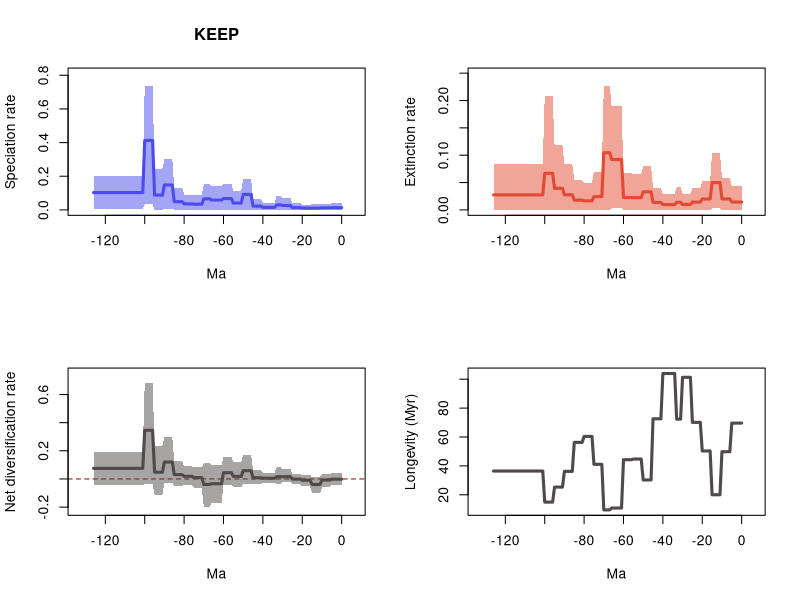

The R source for this figure:
# 20 files combined:
# 	../Results/Genus_NS/5_MA_bins_EXT_EP/pyrate_mcmc_logs/Occ_gn_Squali_NS_10_G_KEEP_BDS_marginal_rates.log
# 	../Results/Genus_NS/5_MA_bins_EXT_EP/pyrate_mcmc_logs/Occ_gn_Squali_NS_11_G_KEEP_BDS_marginal_rates.log
# 	../Results/Genus_NS/5_MA_bins_EXT_EP/pyrate_mcmc_logs/Occ_gn_Squali_NS_12_G_KEEP_BDS_marginal_rates.log
# 	../Results/Genus_NS/5_MA_bins_EXT_EP/pyrate_mcmc_logs/Occ_gn_Squali_NS_13_G_KEEP_BDS_marginal_rates.log
# 	../Results/Genus_NS/5_MA_bins_EXT_EP/pyrate_mcmc_logs/Occ_gn_Squali_NS_14_G_KEEP_BDS_marginal_rates.log
# 	../Results/Genus_NS/5_MA_bins_EXT_EP/pyrate_mcmc_logs/Occ_gn_Squali_NS_15_G_KEEP_BDS_marginal_rates.log
# 	../Results/Genus_NS/5_MA_bins_EXT_EP/pyrate_mcmc_logs/Occ_gn_Squali_NS_16_G_KEEP_BDS_marginal_rates.log
# 	../Results/Genus_NS/5_MA_bins_EXT_EP/pyrate_mcmc_logs/Occ_gn_Squali_NS_17_G_KEEP_BDS_marginal_rates.log
# 	../Results/Genus_NS/5_MA_bins_EXT_EP/pyrate_mcmc_logs/Occ_gn_Squali_NS_18_G_KEEP_BDS_marginal_rates.log
# 	../Results/Genus_NS/5_MA_bins_EXT_EP/pyrate_mcmc_logs/Occ_gn_Squali_NS_19_G_KEEP_BDS_marginal_rates.log
# 	../Results/Genus_NS/5_MA_bins_EXT_EP/pyrate_mcmc_logs/Occ_gn_Squali_NS_1_G_KEEP_BDS_marginal_rates.log
# 	../Results/Genus_NS/5_MA_bins_EXT_EP/pyrate_mcmc_logs/Occ_gn_Squali_NS_20_G_KEEP_BDS_marginal_rates.log
# 	../Results/Genus_NS/5_MA_bins_EXT_EP/pyrate_mcmc_logs/Occ_gn_Squali_NS_2_G_KEEP_BDS_marginal_rates.log
# 	../Results/Genus_NS/5_MA_bins_EXT_EP/pyrate_mcmc_logs/Occ_gn_Squali_NS_3_G_KEEP_BDS_marginal_rates.log
# 	../Results/Genus_NS/5_MA_bins_EXT_EP/pyrate_mcmc_logs/Occ_gn_Squali_NS_4_G_KEEP_BDS_marginal_rates.log
# 	../Results/Genus_NS/5_MA_bins_EXT_EP/pyrate_mcmc_logs/Occ_gn_Squali_NS_5_G_KEEP_BDS_marginal_rates.log
# 	../Results/Genus_NS/5_MA_bins_EXT_EP/pyrate_mcmc_logs/Occ_gn_Squali_NS_6_G_KEEP_BDS_marginal_rates.log
# 	../Results/Genus_NS/5_MA_bins_EXT_EP/pyrate_mcmc_logs/Occ_gn_Squali_NS_7_G_KEEP_BDS_marginal_rates.log
# 	../Results/Genus_NS/5_MA_bins_EXT_EP/pyrate_mcmc_logs/Occ_gn_Squali_NS_8_G_KEEP_BDS_marginal_rates.log
# 	../Results/Genus_NS/5_MA_bins_EXT_EP/pyrate_mcmc_logs/Occ_gn_Squali_NS_9_G_KEEP_BDS_marginal_rates.log

# 95% HPDs calculated using code from Biopy (https://www.cs.auckland.ac.nz/~yhel002/biopy/)

pdf(file='../Results/Genus_NS/5_MA_bins_EXT_EP/pyrate_mcmc_logs/Occ_gn_Squali_NS_10_G_KEEP_BDS_marginal_rates_RTT.pdf',width=10.8, height=8.4)
par(mfrow=c(2,2))
library(scales)
L_hpd_m95=c(4.5317022e-07, 4.5317022e-07,4.5317022e-07,4.5317022e-07,4.5317022e-07,4.5317022e-07,1.433222989e-06,1.433222989e-06,1.433222989e-06,1.433222989e-06,1.433222989e-06,1.100230312e-06,1.100230312e-06,1.100230312e-06,1.100230312e-06,1.100230312e-06,5.64371886e-07,5.64371886e-07,5.64371886e-07,5.64371886e-07,5.64371886e-07,2.780707826e-06,2.780707826e-06,2.780707826e-06,2.780707826e-06,2.780707826e-06,3.824522109e-06,3.824522109e-06,3.824522109e-06,3.824522109e-06,3.824522109e-06,8.10111359e-07,8.10111359e-07,8.10111359e-07,3.16123473e-07,3.16123473e-07,3.16123473e-07,3.16123473e-07,3.16123473e-07,3.16123473e-07,3.16123473e-07,3.75608155e-07,3.75608155e-07,3.75608155e-07,3.75608155e-07,3.75608155e-07,0.00034589036961,0.00034589036961,0.00034589036961,0.00034589036961,0.00034589036961,5.676327283e-06,5.676327283e-06,5.676327283e-06,5.676327283e-06,5.676327283e-06,8.2245657235e-05,8.2245657235e-05,8.2245657235e-05,8.2245657235e-05,8.2245657235e-05,2.597011808e-06,2.597011808e-06,2.597011808e-06,2.597011808e-06,2.597011808e-06,2.597011808e-06,5.4363803077e-05,5.4363803077e-05,5.4363803077e-05,5.4363803077e-05,1.343275616e-06,1.343275616e-06,1.343275616e-06,1.343275616e-06,1.343275616e-06,2.140700523e-06,2.140700523e-06,2.140700523e-06,2.140700523e-06,2.140700523e-06,5.657958616e-06,5.657958616e-06,5.657958616e-06,5.657958616e-06,5.657958616e-06,0.006430195643198,0.006430195643198,0.006430195643198,0.006430195643198,0.006430195643198,3.786311161e-06,3.786311161e-06,3.786311161e-06,3.786311161e-06,3.786311161e-06,0.032097096425236,0.032097096425236,0.032097096425236,0.032097096425236,0.032097096425236,0.005680621865824,0.005680621865824,0.005680621865824,0.005680621865824,0.005680621865824,0.005680621865824,0.005680621865824,0.005680621865824,0.005680621865824,0.005680621865824,0.005680621865824,0.005680621865824,0.005680621865824,0.005680621865824,0.005680621865824,0.005680621865824,0.005680621865824,0.005680621865824,0.005680621865824,0.005680621865824,0.005680621865824,0.005680621865824,0.005680621865824,0.005680621865824,0.005680621865824,0.005680621865824)
L_hpd_M95=c(0.038618180221029, 0.038618180221029,0.038618180221029,0.038618180221029,0.038618180221029,0.038618180221029,0.036574850526525,0.036574850526525,0.036574850526525,0.036574850526525,0.036574850526525,0.032471392630222,0.032471392630222,0.032471392630222,0.032471392630222,0.032471392630222,0.031022384413155,0.031022384413155,0.031022384413155,0.031022384413155,0.031022384413155,0.039226090869931,0.039226090869931,0.039226090869931,0.039226090869931,0.039226090869931,0.068920784631697,0.068920784631697,0.068920784631697,0.068920784631697,0.068920784631697,0.083240065780046,0.083240065780046,0.083240065780046,0.04348634158331,0.04348634158331,0.04348634158331,0.04348634158331,0.04348634158331,0.04348634158331,0.04348634158331,0.066158055312398,0.066158055312398,0.066158055312398,0.066158055312398,0.066158055312398,0.183987108367773,0.183987108367773,0.183987108367773,0.183987108367773,0.183987108367773,0.114011715251301,0.114011715251301,0.114011715251301,0.114011715251301,0.114011715251301,0.154503981889468,0.154503981889468,0.154503981889468,0.154503981889468,0.154503981889468,0.140067945785693,0.140067945785693,0.140067945785693,0.140067945785693,0.140067945785693,0.140067945785693,0.155032973444557,0.155032973444557,0.155032973444557,0.155032973444557,0.087958843074392,0.087958843074392,0.087958843074392,0.087958843074392,0.087958843074392,0.090947691552426,0.090947691552426,0.090947691552426,0.090947691552426,0.090947691552426,0.131852111480311,0.131852111480311,0.131852111480311,0.131852111480311,0.131852111480311,0.301345832957541,0.301345832957541,0.301345832957541,0.301345832957541,0.301345832957541,0.245776744687774,0.245776744687774,0.245776744687774,0.245776744687774,0.245776744687774,0.736796516355289,0.736796516355289,0.736796516355289,0.736796516355289,0.736796516355289,0.198644714857121,0.198644714857121,0.198644714857121,0.198644714857121,0.198644714857121,0.198644714857121,0.198644714857121,0.198644714857121,0.198644714857121,0.198644714857121,0.198644714857121,0.198644714857121,0.198644714857121,0.198644714857121,0.198644714857121,0.198644714857121,0.198644714857121,0.198644714857121,0.198644714857121,0.198644714857121,0.198644714857121,0.198644714857121,0.198644714857121,0.198644714857121,0.198644714857121,0.198644714857121)
M_hpd_m95=c(4.063105221e-06, 4.063105221e-06,4.063105221e-06,4.063105221e-06,4.063105221e-06,4.063105221e-06,1.039180564e-06,1.039180564e-06,1.039180564e-06,1.039180564e-06,1.039180564e-06,0.002647532299893,0.002647532299893,0.002647532299893,0.002647532299893,0.002647532299893,2.58244646e-07,2.58244646e-07,2.58244646e-07,2.58244646e-07,2.58244646e-07,2.26146725e-07,2.26146725e-07,2.26146725e-07,2.26146725e-07,2.26146725e-07,1.06490012e-07,1.06490012e-07,1.06490012e-07,1.06490012e-07,1.06490012e-07,2.34062452e-07,2.34062452e-07,2.34062452e-07,2.7224089e-08,2.7224089e-08,2.7224089e-08,2.7224089e-08,2.7224089e-08,2.7224089e-08,2.7224089e-08,9.28372745e-07,9.28372745e-07,9.28372745e-07,9.28372745e-07,9.28372745e-07,3.12748579e-07,3.12748579e-07,3.12748579e-07,3.12748579e-07,3.12748579e-07,1.878789239e-06,1.878789239e-06,1.878789239e-06,1.878789239e-06,1.878789239e-06,2.278066001e-06,2.278066001e-06,2.278066001e-06,2.278066001e-06,2.278066001e-06,0.002592354480086,0.002592354480086,0.002592354480086,0.002592354480086,0.002592354480086,0.002592354480086,3.3692051996e-05,3.3692051996e-05,3.3692051996e-05,3.3692051996e-05,7.63101018e-07,7.63101018e-07,7.63101018e-07,7.63101018e-07,7.63101018e-07,3.88514601e-07,3.88514601e-07,3.88514601e-07,3.88514601e-07,3.88514601e-07,8.17110594e-07,8.17110594e-07,8.17110594e-07,8.17110594e-07,8.17110594e-07,6.4041528e-07,6.4041528e-07,6.4041528e-07,6.4041528e-07,6.4041528e-07,5.7302665e-07,5.7302665e-07,5.7302665e-07,5.7302665e-07,5.7302665e-07,1.764691795e-06,1.764691795e-06,1.764691795e-06,1.764691795e-06,1.764691795e-06,6.03560714e-07,6.03560714e-07,6.03560714e-07,6.03560714e-07,6.03560714e-07,6.03560714e-07,6.03560714e-07,6.03560714e-07,6.03560714e-07,6.03560714e-07,6.03560714e-07,6.03560714e-07,6.03560714e-07,6.03560714e-07,6.03560714e-07,6.03560714e-07,6.03560714e-07,6.03560714e-07,6.03560714e-07,6.03560714e-07,6.03560714e-07,6.03560714e-07,6.03560714e-07,6.03560714e-07,6.03560714e-07,6.03560714e-07)
M_hpd_M95=c(0.042791733022991, 0.042791733022991,0.042791733022991,0.042791733022991,0.042791733022991,0.042791733022991,0.05831293127954,0.05831293127954,0.05831293127954,0.05831293127954,0.05831293127954,0.104200964991358,0.104200964991358,0.104200964991358,0.104200964991358,0.104200964991358,0.052473904580432,0.052473904580432,0.052473904580432,0.052473904580432,0.052473904580432,0.039811570386464,0.039811570386464,0.039811570386464,0.039811570386464,0.039811570386464,0.029743726168069,0.029743726168069,0.029743726168069,0.029743726168069,0.029743726168069,0.041569963063509,0.041569963063509,0.041569963063509,0.028681912971968,0.028681912971968,0.028681912971968,0.028681912971968,0.028681912971968,0.028681912971968,0.028681912971968,0.040927666701735,0.040927666701735,0.040927666701735,0.040927666701735,0.040927666701735,0.080226340579742,0.080226340579742,0.080226340579742,0.080226340579742,0.080226340579742,0.066001418590994,0.066001418590994,0.066001418590994,0.066001418590994,0.066001418590994,0.067252095833308,0.067252095833308,0.067252095833308,0.067252095833308,0.067252095833308,0.18925190884735,0.18925190884735,0.18925190884735,0.18925190884735,0.18925190884735,0.18925190884735,0.226704339862449,0.226704339862449,0.226704339862449,0.226704339862449,0.070167029664223,0.070167029664223,0.070167029664223,0.070167029664223,0.070167029664223,0.049493781713149,0.049493781713149,0.049493781713149,0.049493781713149,0.049493781713149,0.054093484454226,0.054093484454226,0.054093484454226,0.054093484454226,0.054093484454226,0.083385827586375,0.083385827586375,0.083385827586375,0.083385827586375,0.083385827586375,0.117804661780185,0.117804661780185,0.117804661780185,0.117804661780185,0.117804661780185,0.207987992572095,0.207987992572095,0.207987992572095,0.207987992572095,0.207987992572095,0.084382582231291,0.084382582231291,0.084382582231291,0.084382582231291,0.084382582231291,0.084382582231291,0.084382582231291,0.084382582231291,0.084382582231291,0.084382582231291,0.084382582231291,0.084382582231291,0.084382582231291,0.084382582231291,0.084382582231291,0.084382582231291,0.084382582231291,0.084382582231291,0.084382582231291,0.084382582231291,0.084382582231291,0.084382582231291,0.084382582231291,0.084382582231291,0.084382582231291,0.084382582231291)
R_hpd_m95=c(-0.041389119446873, -0.041389119446873,-0.041389119446873,-0.041389119446873,-0.041389119446873,-0.041389119446873,-0.058374489727809,-0.058374489727809,-0.058374489727809,-0.058374489727809,-0.058374489727809,-0.102124059904126,-0.102124059904126,-0.102124059904126,-0.102124059904126,-0.102124059904126,-0.051603767872958,-0.051603767872958,-0.051603767872958,-0.051603767872958,-0.051603767872958,-0.039110573066445,-0.039110573066445,-0.039110573066445,-0.039110573066445,-0.039110573066445,-0.023629877968521,-0.023629877968521,-0.023629877968521,-0.023629877968521,-0.023629877968521,-0.038625293253575,-0.038625293253575,-0.038625293253575,-0.026856843330054,-0.026856843330054,-0.026856843330054,-0.026856843330054,-0.026856843330054,-0.026856843330054,-0.026856843330054,-0.038058427743029,-0.038058427743029,-0.038058427743029,-0.038058427743029,-0.038058427743029,-0.038255480165654,-0.038255480165654,-0.038255480165654,-0.038255480165654,-0.038255480165654,-0.058875889769524,-0.058875889769524,-0.058875889769524,-0.058875889769524,-0.058875889769524,-0.044808125483703,-0.044808125483703,-0.044808125483703,-0.044808125483703,-0.044808125483703,-0.167721544574829,-0.167721544574829,-0.167721544574829,-0.167721544574829,-0.167721544574829,-0.167721544574829,-0.199685184483782,-0.199685184483782,-0.199685184483782,-0.199685184483782,-0.064466182444753,-0.064466182444753,-0.064466182444753,-0.064466182444753,-0.064466182444753,-0.043599357537374,-0.043599357537374,-0.043599357537374,-0.043599357537374,-0.043599357537374,-0.050896290101268,-0.050896290101268,-0.050896290101268,-0.050896290101268,-0.050896290101268,-0.026114023403332,-0.026114023403332,-0.026114023403332,-0.026114023403332,-0.026114023403332,-0.112523965336081,-0.112523965336081,-0.112523965336081,-0.112523965336081,-0.112523965336081,-0.033463087020445,-0.033463087020445,-0.033463087020445,-0.033463087020445,-0.033463087020445,-0.045010470596155,-0.045010470596155,-0.045010470596155,-0.045010470596155,-0.045010470596155,-0.045010470596155,-0.045010470596155,-0.045010470596155,-0.045010470596155,-0.045010470596155,-0.045010470596155,-0.045010470596155,-0.045010470596155,-0.045010470596155,-0.045010470596155,-0.045010470596155,-0.045010470596155,-0.045010470596155,-0.045010470596155,-0.045010470596155,-0.045010470596155,-0.045010470596155,-0.045010470596155,-0.045010470596155,-0.045010470596155,-0.045010470596155)
R_hpd_M95=c(0.040920778416525, 0.040920778416525,0.040920778416525,0.040920778416525,0.040920778416525,0.040920778416525,0.036088358465132,0.036088358465132,0.036088358465132,0.036088358465132,0.036088358465132,0.012355849746928,0.012355849746928,0.012355849746928,0.012355849746928,0.012355849746928,0.028707260187574,0.028707260187574,0.028707260187574,0.028707260187574,0.028707260187574,0.036210286100745,0.036210286100745,0.036210286100745,0.036210286100745,0.036210286100745,0.069320023010518,0.069320023010518,0.069320023010518,0.069320023010518,0.069320023010518,0.081955688490236,0.081955688490236,0.081955688490236,0.045529071188324,0.045529071188324,0.045529071188324,0.045529071188324,0.045529071188324,0.045529071188324,0.045529071188324,0.065587505497392,0.065587505497392,0.065587505497392,0.065587505497392,0.065587505497392,0.172575849505474,0.172575849505474,0.172575849505474,0.172575849505474,0.172575849505474,0.117749067957496,0.117749067957496,0.117749067957496,0.117749067957496,0.117749067957496,0.157470101871069,0.157470101871069,0.157470101871069,0.157470101871069,0.157470101871069,0.096473312016328,0.096473312016328,0.096473312016328,0.096473312016328,0.096473312016328,0.096473312016328,0.110986518150962,0.110986518150962,0.110986518150962,0.110986518150962,0.081954920976792,0.081954920976792,0.081954920976792,0.081954920976792,0.081954920976792,0.089412688863626,0.089412688863626,0.089412688863626,0.089412688863626,0.089412688863626,0.127341082470635,0.127341082470635,0.127341082470635,0.127341082470635,0.127341082470635,0.29604649119955,0.29604649119955,0.29604649119955,0.29604649119955,0.29604649119955,0.237509128897823,0.237509128897823,0.237509128897823,0.237509128897823,0.237509128897823,0.681081719842662,0.681081719842662,0.681081719842662,0.681081719842662,0.681081719842662,0.192446414358532,0.192446414358532,0.192446414358532,0.192446414358532,0.192446414358532,0.192446414358532,0.192446414358532,0.192446414358532,0.192446414358532,0.192446414358532,0.192446414358532,0.192446414358532,0.192446414358532,0.192446414358532,0.192446414358532,0.192446414358532,0.192446414358532,0.192446414358532,0.192446414358532,0.192446414358532,0.192446414358532,0.192446414358532,0.192446414358532,0.192446414358532,0.192446414358532,0.192446414358532)
L_mean=c(0.013009626000004, 0.013009626000004,0.013009626000004,0.013009626000004,0.013009626000004,0.013009626000004,0.012320022887107,0.012320022887107,0.012320022887107,0.012320022887107,0.012320022887107,0.010812999925793,0.010812999925793,0.010812999925793,0.010812999925793,0.010812999925793,0.010437994689159,0.010437994689159,0.010437994689159,0.010437994689159,0.010437994689159,0.013253770209479,0.013253770209479,0.013253770209479,0.013253770209479,0.013253770209479,0.026221441129574,0.026221441129574,0.026221441129574,0.026221441129574,0.026221441129574,0.029778458582351,0.029778458582351,0.029778458582351,0.014806073115843,0.014806073115843,0.014806073115843,0.014806073115843,0.014806073115843,0.014806073115843,0.014806073115843,0.022432393735775,0.022432393735775,0.022432393735775,0.022432393735775,0.022432393735775,0.091792759904734,0.091792759904734,0.091792759904734,0.091792759904734,0.091792759904734,0.040706682602488,0.040706682602488,0.040706682602488,0.040706682602488,0.040706682602488,0.067298441390137,0.067298441390137,0.067298441390137,0.067298441390137,0.067298441390137,0.05835396408501,0.05835396408501,0.05835396408501,0.05835396408501,0.05835396408501,0.05835396408501,0.065691474706199,0.065691474706199,0.065691474706199,0.065691474706199,0.033791370976166,0.033791370976166,0.033791370976166,0.033791370976166,0.033791370976166,0.035500815882917,0.035500815882917,0.035500815882917,0.035500815882917,0.035500815882917,0.048541781792462,0.048541781792462,0.048541781792462,0.048541781792462,0.048541781792462,0.147974965933797,0.147974965933797,0.147974965933797,0.147974965933797,0.147974965933797,0.087833347619852,0.087833347619852,0.087833347619852,0.087833347619852,0.087833347619852,0.412598521542215,0.412598521542215,0.412598521542215,0.412598521542215,0.412598521542215,0.10290555799277,0.10290555799277,0.10290555799277,0.10290555799277,0.10290555799277,0.10290555799277,0.10290555799277,0.10290555799277,0.10290555799277,0.10290555799277,0.10290555799277,0.10290555799277,0.10290555799277,0.10290555799277,0.10290555799277,0.10290555799277,0.10290555799277,0.10290555799277,0.10290555799277,0.10290555799277,0.10290555799277,0.10290555799277,0.10290555799277,0.10290555799277,0.10290555799277,0.10290555799277)
M_mean=c(0.014360212392482, 0.014360212392482,0.014360212392482,0.014360212392482,0.014360212392482,0.014360212392482,0.020068634917397,0.020068634917397,0.020068634917397,0.020068634917397,0.020068634917397,0.04993833433824,0.04993833433824,0.04993833433824,0.04993833433824,0.04993833433824,0.019862374033956,0.019862374033956,0.019862374033956,0.019862374033956,0.019862374033956,0.014257239133437,0.014257239133437,0.014257239133437,0.014257239133437,0.014257239133437,0.009870565266893,0.009870565266893,0.009870565266893,0.009870565266893,0.009870565266893,0.013821424417347,0.013821424417347,0.013821424417347,0.009621214494612,0.009621214494612,0.009621214494612,0.009621214494612,0.009621214494612,0.009621214494612,0.009621214494612,0.013773931693327,0.013773931693327,0.013773931693327,0.013773931693327,0.013773931693327,0.033012156674363,0.033012156674363,0.033012156674363,0.033012156674363,0.033012156674363,0.02234755652234,0.02234755652234,0.02234755652234,0.02234755652234,0.02234755652234,0.022565637173241,0.022565637173241,0.022565637173241,0.022565637173241,0.022565637173241,0.092182548049117,0.092182548049117,0.092182548049117,0.092182548049117,0.092182548049117,0.092182548049117,0.1045204039232,0.1045204039232,0.1045204039232,0.1045204039232,0.024328737193998,0.024328737193998,0.024328737193998,0.024328737193998,0.024328737193998,0.01655875981925,0.01655875981925,0.01655875981925,0.01655875981925,0.01655875981925,0.017771145954354,0.017771145954354,0.017771145954354,0.017771145954354,0.017771145954354,0.027617465243187,0.027617465243187,0.027617465243187,0.027617465243187,0.027617465243187,0.039465942294375,0.039465942294375,0.039465942294375,0.039465942294375,0.039465942294375,0.066945380666389,0.066945380666389,0.066945380666389,0.066945380666389,0.066945380666389,0.027439230324309,0.027439230324309,0.027439230324309,0.027439230324309,0.027439230324309,0.027439230324309,0.027439230324309,0.027439230324309,0.027439230324309,0.027439230324309,0.027439230324309,0.027439230324309,0.027439230324309,0.027439230324309,0.027439230324309,0.027439230324309,0.027439230324309,0.027439230324309,0.027439230324309,0.027439230324309,0.027439230324309,0.027439230324309,0.027439230324309,0.027439230324309,0.027439230324309,0.027439230324309)
R_mean=c(-0.001350586392478, -0.001350586392478,-0.001350586392478,-0.001350586392478,-0.001350586392478,-0.001350586392478,-0.00774861203029,-0.00774861203029,-0.00774861203029,-0.00774861203029,-0.00774861203029,-0.039125334412446,-0.039125334412446,-0.039125334412446,-0.039125334412446,-0.039125334412446,-0.009424379344797,-0.009424379344797,-0.009424379344797,-0.009424379344797,-0.009424379344797,-0.001003468923957,-0.001003468923957,-0.001003468923957,-0.001003468923957,-0.001003468923957,0.016350875862681,0.016350875862681,0.016350875862681,0.016350875862681,0.016350875862681,0.015957034165004,0.015957034165004,0.015957034165004,0.005184858621231,0.005184858621231,0.005184858621231,0.005184858621231,0.005184858621231,0.005184858621231,0.005184858621231,0.008658462042448,0.008658462042448,0.008658462042448,0.008658462042448,0.008658462042448,0.058780603230372,0.058780603230372,0.058780603230372,0.058780603230372,0.058780603230372,0.018359126080148,0.018359126080148,0.018359126080148,0.018359126080148,0.018359126080148,0.044732804216896,0.044732804216896,0.044732804216896,0.044732804216896,0.044732804216896,-0.033828583964108,-0.033828583964108,-0.033828583964108,-0.033828583964108,-0.033828583964108,-0.033828583964108,-0.038828929217001,-0.038828929217001,-0.038828929217001,-0.038828929217001,0.009462633782168,0.009462633782168,0.009462633782168,0.009462633782168,0.009462633782168,0.018942056063666,0.018942056063666,0.018942056063666,0.018942056063666,0.018942056063666,0.030770635838109,0.030770635838109,0.030770635838109,0.030770635838109,0.030770635838109,0.12035750069061,0.12035750069061,0.12035750069061,0.12035750069061,0.12035750069061,0.048367405325477,0.048367405325477,0.048367405325477,0.048367405325477,0.048367405325477,0.345653140875826,0.345653140875826,0.345653140875826,0.345653140875826,0.345653140875826,0.075466327668461,0.075466327668461,0.075466327668461,0.075466327668461,0.075466327668461,0.075466327668461,0.075466327668461,0.075466327668461,0.075466327668461,0.075466327668461,0.075466327668461,0.075466327668461,0.075466327668461,0.075466327668461,0.075466327668461,0.075466327668461,0.075466327668461,0.075466327668461,0.075466327668461,0.075466327668461,0.075466327668461,0.075466327668461,0.075466327668461,0.075466327668461,0.075466327668461,0.075466327668461)
trans=0.5
age=(0:(127-1))* -1
plot(age,age,type = 'n', ylim = c(0, 0.8104761679908179), xlim = c(-133.35,6.3500000000000005), ylab = 'Speciation rate', xlab = 'Ma',main='KEEP' )
polygon(c(age, rev(age)), c(L_hpd_M95, rev(L_hpd_m95)), col = alpha("#4c4cec",trans), border = NA)
lines(rev(age), rev(L_mean), col = "#4c4cec", lwd=3)
plot(age,age,type = 'n', ylim = c(0, 0.24937477384869391), xlim = c(-133.35,6.3500000000000005), ylab = 'Extinction rate', xlab = 'Ma' )
polygon(c(age, rev(age)), c(M_hpd_M95, rev(M_hpd_m95)), col = alpha("#e34a33",trans), border = NA)
lines(rev(age), rev(M_mean), col = "#e34a33", lwd=3)
plot(age,age,type = 'n', ylim = c(-0.21965370293216022, 0.7491898918269282), xlim = c(-133.35,6.3500000000000005), ylab = 'Net diversification rate', xlab = 'Ma' )
abline(h=0,lty=2,col="darkred")
polygon(c(age, rev(age)), c(R_hpd_M95, rev(R_hpd_m95)), col = alpha("#504A4B",trans), border = NA)
lines(rev(age), rev(R_mean), col = "#504A4B", lwd=3)
plot(age,rev(1/M_mean),type = 'n', xlim = c(-133.35,6.3500000000000005), ylab = 'Longevity (Myr)', xlab = 'Ma' )
lines(rev(age), rev(1/M_mean), col = "#504A4B", lwd=3)
n <- dev.off()
